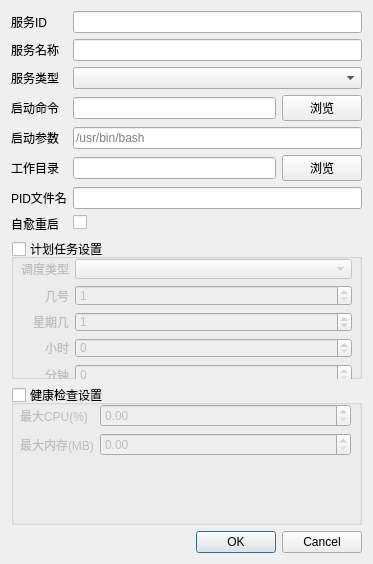
<?xml version="1.0" encoding="UTF-8"?>
<ui version="4.0">
 <class>AddServiceDialog</class>
 <widget class="QDialog" name="AddServiceDialog">
  <property name="geometry">
   <rect>
    <x>0</x>
    <y>0</y>
    <width>373</width>
    <height>564</height>
   </rect>
  </property>
  <property name="windowTitle">
   <string>添加/编辑 服务</string>
  </property>
  <layout class="QVBoxLayout" name="verticalLayout_2">
   <item>
    <layout class="QVBoxLayout" name="verticalLayout">
     <item>
      <layout class="QFormLayout" name="formLayout">
       <item row="0" column="0">
        <widget class="QLabel" name="label">
         <property name="text">
          <string>服务ID</string>
         </property>
        </widget>
       </item>
       <item row="0" column="1">
        <widget class="QLineEdit" name="lineEditId"/>
       </item>
       <item row="1" column="0">
        <widget class="QLabel" name="label_2">
         <property name="text">
          <string>服务名称</string>
         </property>
        </widget>
       </item>
       <item row="1" column="1">
        <widget class="QLineEdit" name="lineEditName"/>
       </item>
       <item row="2" column="0">
        <widget class="QLabel" name="label_3">
         <property name="text">
          <string>服务类型</string>
         </property>
        </widget>
       </item>
       <item row="2" column="1">
        <widget class="QComboBox" name="comboType"/>
       </item>
       <item row="3" column="0">
        <widget class="QLabel" name="label_4">
         <property name="text">
          <string>启动命令</string>
         </property>
        </widget>
       </item>
       <item row="3" column="1">
        <layout class="QHBoxLayout" name="horizontalLayout">
         <item>
          <widget class="QLineEdit" name="lineEditCommand"/>
         </item>
         <item>
          <widget class="QPushButton" name="btnBrowseCmd">
           <property name="text">
            <string>浏览</string>
           </property>
          </widget>
         </item>
        </layout>
       </item>
       <item row="4" column="0">
        <widget class="QLabel" name="label_5">
         <property name="text">
          <string>启动参数</string>
         </property>
        </widget>
       </item>
       <item row="4" column="1">
        <widget class="QLineEdit" name="lineEditArgs">
         <property name="placeholderText">
          <string>/usr/bin/bash</string>
         </property>
        </widget>
       </item>
       <item row="5" column="0">
        <widget class="QLabel" name="label_6">
         <property name="text">
          <string>工作目录</string>
         </property>
        </widget>
       </item>
       <item row="5" column="1">
        <layout class="QHBoxLayout" name="horizontalLayout_2">
         <item>
          <widget class="QLineEdit" name="lineEditWorkingDir"/>
         </item>
         <item>
          <widget class="QPushButton" name="btnBrowseDir">
           <property name="text">
            <string>浏览</string>
           </property>
          </widget>
         </item>
        </layout>
       </item>
       <item row="6" column="0">
        <widget class="QLabel" name="label_7">
         <property name="text">
          <string>PID文件名</string>
         </property>
        </widget>
       </item>
       <item row="6" column="1">
        <widget class="QLineEdit" name="lineEditPidFile"/>
       </item>
       <item row="7" column="0">
        <widget class="QLabel" name="label_8">
         <property name="text">
          <string>自愈重启</string>
         </property>
        </widget>
       </item>
       <item row="7" column="1">
        <widget class="QCheckBox" name="checkAutoStart">
         <property name="text">
          <string/>
         </property>
        </widget>
       </item>
      </layout>
     </item>
     <item>
      <widget class="QGroupBox" name="groupSchedule">
       <property name="title">
        <string>计划任务设置</string>
       </property>
       <property name="flat">
        <bool>true</bool>
       </property>
       <property name="checkable">
        <bool>true</bool>
       </property>
       <property name="checked">
        <bool>false</bool>
       </property>
       <widget class="QWidget" name="formLayoutWidget_2">
        <property name="geometry">
         <rect>
          <x>10</x>
          <y>20</y>
          <width>331</width>
          <height>126</height>
         </rect>
        </property>
        <layout class="QFormLayout" name="formLayout_2">
         <property name="labelAlignment">
          <set>Qt::AlignRight|Qt::AlignTrailing|Qt::AlignVCenter</set>
         </property>
         <item row="0" column="0">
          <widget class="QLabel" name="label_9">
           <property name="text">
            <string>调度类型</string>
           </property>
          </widget>
         </item>
         <item row="0" column="1">
          <widget class="QComboBox" name="comboScheduleType"/>
         </item>
         <item row="3" column="0">
          <widget class="QLabel" name="label_10">
           <property name="text">
            <string>小时</string>
           </property>
           <property name="alignment">
            <set>Qt::AlignRight|Qt::AlignTrailing|Qt::AlignVCenter</set>
           </property>
          </widget>
         </item>
         <item row="3" column="1">
          <widget class="QSpinBox" name="spinHour">
           <property name="maximum">
            <number>23</number>
           </property>
          </widget>
         </item>
         <item row="4" column="0">
          <widget class="QLabel" name="label_11">
           <property name="text">
            <string>分钟</string>
           </property>
          </widget>
         </item>
         <item row="4" column="1">
          <widget class="QSpinBox" name="spinMinute">
           <property name="maximum">
            <number>59</number>
           </property>
          </widget>
         </item>
         <item row="2" column="0">
          <widget class="QLabel" name="labelDayOfWeek">
           <property name="text">
            <string>星期几</string>
           </property>
          </widget>
         </item>
         <item row="2" column="1">
          <widget class="QSpinBox" name="spinDayOfWeek">
           <property name="maximum">
            <number>7</number>
           </property>
           <property name="value">
            <number>1</number>
           </property>
          </widget>
         </item>
         <item row="1" column="0">
          <widget class="QLabel" name="labelDayOfMonth">
           <property name="text">
            <string>几号</string>
           </property>
          </widget>
         </item>
         <item row="1" column="1">
          <widget class="QSpinBox" name="spinDayOfMonth">
           <property name="minimum">
            <number>1</number>
           </property>
           <property name="maximum">
            <number>31</number>
           </property>
          </widget>
         </item>
        </layout>
       </widget>
      </widget>
     </item>
     <item>
      <widget class="QGroupBox" name="groupHealthCheck">
       <property name="title">
        <string>健康检查设置</string>
       </property>
       <property name="flat">
        <bool>true</bool>
       </property>
       <property name="checkable">
        <bool>true</bool>
       </property>
       <property name="checked">
        <bool>false</bool>
       </property>
       <widget class="QWidget" name="formLayoutWidget_3">
        <property name="geometry">
         <rect>
          <x>9</x>
          <y>19</y>
          <width>331</width>
          <height>81</height>
         </rect>
        </property>
        <layout class="QFormLayout" name="formLayout_3">
         <item row="0" column="0">
          <widget class="QLabel" name="label_12">
           <property name="text">
            <string>最大CPU(%)</string>
           </property>
          </widget>
         </item>
         <item row="0" column="1">
          <widget class="QDoubleSpinBox" name="spinMaxCpu"/>
         </item>
         <item row="1" column="0">
          <widget class="QLabel" name="label_13">
           <property name="text">
            <string>最大内存(MB)</string>
           </property>
          </widget>
         </item>
         <item row="1" column="1">
          <widget class="QDoubleSpinBox" name="spinMaxMem"/>
         </item>
        </layout>
       </widget>
      </widget>
     </item>
    </layout>
   </item>
   <item>
    <widget class="QDialogButtonBox" name="buttonBox">
     <property name="orientation">
      <enum>Qt::Horizontal</enum>
     </property>
     <property name="standardButtons">
      <set>QDialogButtonBox::Cancel|QDialogButtonBox::Ok</set>
     </property>
    </widget>
   </item>
  </layout>
 </widget>
 <tabstops>
  <tabstop>lineEditId</tabstop>
  <tabstop>lineEditName</tabstop>
  <tabstop>comboType</tabstop>
  <tabstop>lineEditCommand</tabstop>
  <tabstop>btnBrowseCmd</tabstop>
  <tabstop>lineEditArgs</tabstop>
  <tabstop>lineEditWorkingDir</tabstop>
  <tabstop>btnBrowseDir</tabstop>
  <tabstop>lineEditPidFile</tabstop>
  <tabstop>checkAutoStart</tabstop>
  <tabstop>groupSchedule</tabstop>
  <tabstop>comboScheduleType</tabstop>
  <tabstop>spinHour</tabstop>
  <tabstop>spinMinute</tabstop>
  <tabstop>groupHealthCheck</tabstop>
  <tabstop>spinMaxCpu</tabstop>
  <tabstop>spinMaxMem</tabstop>
 </tabstops>
 <resources/>
 <connections>
  <connection>
   <sender>buttonBox</sender>
   <signal>accepted()</signal>
   <receiver>AddServiceDialog</receiver>
   <slot>accept()</slot>
   <hints>
    <hint type="sourcelabel">
     <x>248</x>
     <y>254</y>
    </hint>
    <hint type="destinationlabel">
     <x>157</x>
     <y>274</y>
    </hint>
   </hints>
  </connection>
  <connection>
   <sender>buttonBox</sender>
   <signal>rejected()</signal>
   <receiver>AddServiceDialog</receiver>
   <slot>reject()</slot>
   <hints>
    <hint type="sourcelabel">
     <x>316</x>
     <y>260</y>
    </hint>
    <hint type="destinationlabel">
     <x>286</x>
     <y>274</y>
    </hint>
   </hints>
  </connection>
 </connections>
</ui>
